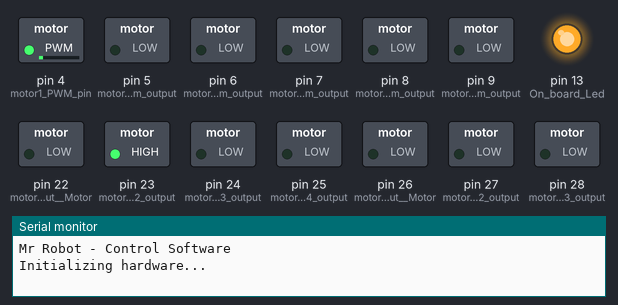
Recording of a sketch running on a simulated Arduino Mega 2560, built with avr-gcc and run on an emulated ATmega2560. Shown: switched loads named in the sketch (green lamp = pin HIGH), output pins drawn as LEDs (lit = HIGH), the last lines printed to the serial monitor.

Above: at 0.05 s.
At 1.05 s:
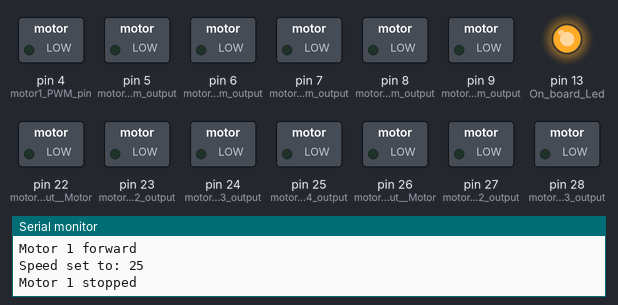
At 2.05 s:
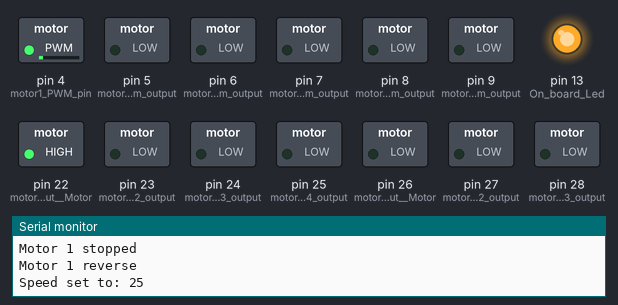
At 4.0 s:
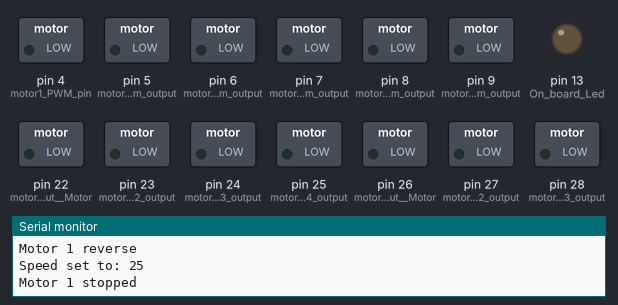
Timing chart, 0 to 5.2 s (numbered marks = the images above):
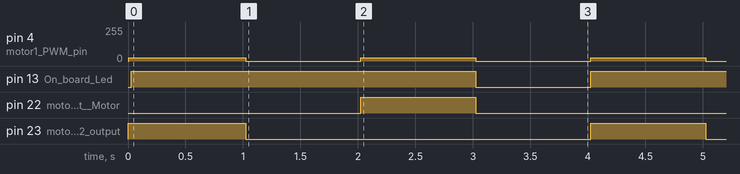

The sketch:

mr_robot_apr19a.ino
```cpp
/*    MR ROBOT - SCORBOT-ER III Robot Controller Arduino implementation
 *
 *    Authors: Pete Sterrantino
 *
 *
 */

int encoder1_count;  // int to allow negatives
int encoder2_count;
int encoder3_count;
int encoder4_count;
int encoder5_count;
int encoder6_count;

int motor1_PWM_pin = 4;
int motor2_PWM_pin = 5;
int motor3_PWM_pin = 6;
int motor4_PWM_pin = 7;
int motor5_PWM_pin = 8;
int motor6_PWM_pin = 9;

#define forward 1
#define reverse 0


void setup() {
  // setup code here, to run once:
  //Initialize serial and wait for port to open:
  Serial.begin(9600);
  while (!Serial) {
    ; // wait for serial port to connect. Needed for native USB port only
  }
  // prints title with ending line break
  Serial.println("Mr Robot - Control Software");
  Serial.println("Initializing hardware...");

  // initialize PWM pins as outputs.
  pinMode(4, OUTPUT); // motor 1 pwm output
  pinMode(5, OUTPUT); // motor 2 pwm output
  pinMode(6, OUTPUT); // motor 3 pwm output
  pinMode(7, OUTPUT); // motor 4 pwm output
  pinMode(8, OUTPUT); // motor 5 pwm output
  pinMode(9, OUTPUT); // motor 6 pwm output

  pinMode(22, OUTPUT); // motor 1 IN1 output  Motor control H-bridge #1
  pinMode(23, OUTPUT); // motor 1 IN2 output
  pinMode(24, OUTPUT); // motor 2 IN3 output
  pinMode(25, OUTPUT); // motor 2 IN4 output

  pinMode(26, OUTPUT); // motor 3 IN1 output  Motor control H-Bridge #2
  pinMode(27, OUTPUT); // motor 3 IN2 output
  pinMode(28, OUTPUT); // motor 4 IN3 output
  pinMode(29, OUTPUT); // motor 4 IN4 output

  pinMode(30, OUTPUT); // motor 5 IN1 output  Motor control H-bridge #3
  pinMode(31, OUTPUT); // motor 5 IN2 output
  pinMode(32, OUTPUT); // motor 6 IN3 output
  pinMode(33, OUTPUT); // motor 6 IN4 output


  // initialize digital pin 13 as an output.
  pinMode(13, OUTPUT);  // On board Led
}


/*Function Declarations */

/*  -------------------- motor1_forward - moves motor 1 in forward direction ---------------
 *  Arguments:
 *  direction = forward or reverse
 *  speed = 0 - 255 (0 same as stop)
 *  pulses = number of encoder pulses to move motor
 */
void motor1_control(int direction, int speed, int pulses) {
  // limit inputs
  if (speed > 255) {speed = 255; }
  if (speed < 0) {speed = 0; }

  if ((direction != forward) && (direction != reverse)){
    return;  //do nothing
  }

  // set forward pins on motor controller
  if (direction == forward) {
    digitalWrite(22, LOW);
    digitalWrite(23, HIGH);
    Serial.println("Motor 1 forward");
  }

  // set reverse pins on motor controller
  if (direction == reverse) {
    digitalWrite(22, HIGH);
    digitalWrite(23, LOW);
    Serial.println("Motor 1 reverse");
  }

  //set PWM value as speed
  analogWrite(motor1_PWM_pin, speed);
  Serial.print("Speed set to: ");
  Serial.println(speed);

  //set number of encoder pulses
  encoder1_count = pulses;    //decremeted in ISR

}

/*  --------------------- motor1_stop - stop motor 1 ------------------------
 */
void motor1_stop() {
  analogWrite(motor1_PWM_pin, 0);
  digitalWrite(22, LOW);
  digitalWrite(23, LOW);
  Serial.println("Motor 1 stopped");
}


void loop() {
  // put your main code here, to run repeatedly:


  motor1_control(forward, 25, 1000);
  digitalWrite(13, HIGH);   // turn the LED on (HIGH is the voltage level)
  delay(1000);              // wait for a second

  motor1_stop();
  delay(1000);              // wait for a second

  motor1_control(reverse, 25, 1000);
  delay(1000);              // wait for a second

  motor1_stop();            // stop the motor at the end

  //motor monitor
  if (encoder1_count <= 0) {
    encoder1_count = 0;
    motor1_stop();
  }
  if (encoder2_count <= 0) {
    //encoder2_count = 0;
    //motor2_stop();
  }
  if (encoder3_count <= 0) {
    //encoder3_count = 0;
    //motor3_stop();
  }
  if (encoder4_count <= 0) {
    //encoder4_count = 0;
    //motor4_stop();
  }
  if (encoder5_count <= 0) {
    //encoder5_count = 0;
    //motor5_stop();
  }
  if (encoder6_count <= 0) {
    //encoder6_count = 0;
    //motor6_stop();
  }


  digitalWrite(13, LOW);    // turn the LED off by making the voltage LOW
  delay(1000);              // wait for a second


}
```

Measured:
- by itself, pin 4 (motor1_PWM_pin): alternates 25/255 for 1.0 s and 0/255 for 1.0 s
- by itself, pin 13 (On_board_Led): alternates HIGH for 3.0 s and LOW for 1.0 s
- by itself, pin 22 (motor_1_IN1_output__Motor), pin 23 (motor_1_IN2_output): alternates HIGH for 1.0 s and LOW for 3.0 s
